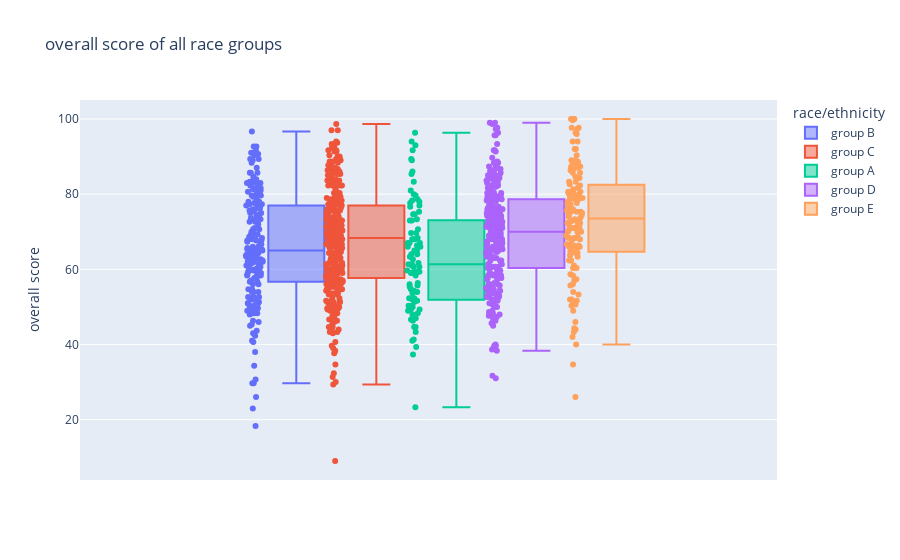

Source (notebook cell):
### Markdown cell above
races have been encoded into groups from A to E to avoid bias 

since this data only have few outliers, the mean and the median are very similer

### Code cell
px.box(df, y='overall score',points="all",color="race/ethnicity",
        
        title="overall score of all race groups",)

### Figure 1 — Plotly figure (JSON) as saved in the notebook; plotly's stock layout.template omitted (floating-point values rounded to 4 significant figures; data arrays with more than 128 entries replaced by an {"elided": "..."} marker saying what was removed)
{"data": [{"alignmentgroup": "True", "boxpoints": "all", "hovertemplate": "race/ethnicity=group B<br>overall score=%{y}<extra></extra>", "legendgroup": "group B", "marker": {"color": "#636efa"}, "name": "group B", "notched": false, "offsetgroup": "group B", "orientation": "v", "showlegend": true, "type": "box", "x0": " ", "xaxis": "x", "y": {"elided": "190 float values"}, "y0": " ", "yaxis": "y"}, {"alignmentgroup": "True", "boxpoints": "all", "hovertemplate": "race/ethnicity=group C<br>overall score=%{y}<extra></extra>", "legendgroup": "group C", "marker": {"color": "#EF553B"}, "name": "group C", "notched": false, "offsetgroup": "group C", "orientation": "v", "showlegend": true, "type": "box", "x0": " ", "xaxis": "x", "y": {"elided": "319 float values"}, "y0": " ", "yaxis": "y"}, {"alignmentgroup": "True", "boxpoints": "all", "hovertemplate": "race/ethnicity=group A<br>overall score=%{y}<extra></extra>", "legendgroup": "group A", "marker": {"color": "#00cc96"}, "name": "group A", "notched": false, "offsetgroup": "group A", "orientation": "v", "showlegend": true, "type": "box", "x0": " ", "xaxis": "x", "y": [49.33, 73.33, 53.67, 73, 60.67, 37.33, 59.33, 46.67, 79.67, 50.33, 65, 51.33, 50.33, 49, 66, 70.67, 73, 68, 48.33, 43.33, 80, 68.33, 23.33, 61.67, 55.67, 55.33, 77, 64, 41.33, 44.67, 46.33, 56.33, 74.67, 59, 52, 67, 78, 65, 68, 83.33, 52.33, 81, 75.33, 68, 52.33, 91.67, 96.33, 93, 49.33, 54.67, 67, 59.67, 61, 51.67, 89.33, 94, 69.67, 74.67, 69.67, 51.67, 67, 86, 66.33, 48, 50, 58.33, 77.67, 76.67, 39.33, 47, 56, 89, 59.33, 60.67, 78.67, 64, 63.33, 41, 78.33, 59, 61.33, 59.33, 66, 54.33, 61.33, 85.33, 54, 44.67, 62.67], "y0": " ", "yaxis": "y"}, {"alignmentgroup": "True", "boxpoints": "all", "hovertemplate": "race/ethnicity=group D<br>overall score=%{y}<extra></extra>", "legendgroup": "group D", "marker": {"color": "#ab63fa"}, "name": "group D", "notched": false, "offsetgroup": "group D", "orientation": "v", "showlegend": true, "type": "box", "x0": " ", "xaxis": "x", "y": {"elided": "262 float values"}, "y0": " ", "yaxis": "y"}, {"alignmentgroup": "True", "boxpoints": "all", "hovertemplate": "race/ethnicity=group E<br>overall score=%{y}<extra></extra>", "legendgroup": "group E", "marker": {"color": "#FFA15A"}, "name": "group E", "notched": false, "offsetgroup": "group E", "orientation": "v", "showlegend": true, "type": "box", "x0": " ", "xaxis": "x", "y": {"elided": "140 float values"}, "y0": " ", "yaxis": "y"}], "layout": {"boxmode": "group", "legend": {"title": {"text": "race/ethnicity"}, "tracegroupgap": 0}, "title": {"text": "overall score of all race groups"}, "xaxis": {"anchor": "y", "domain": [0, 1]}, "yaxis": {"anchor": "x", "domain": [0, 1], "title": {"text": "overall score"}}}}
